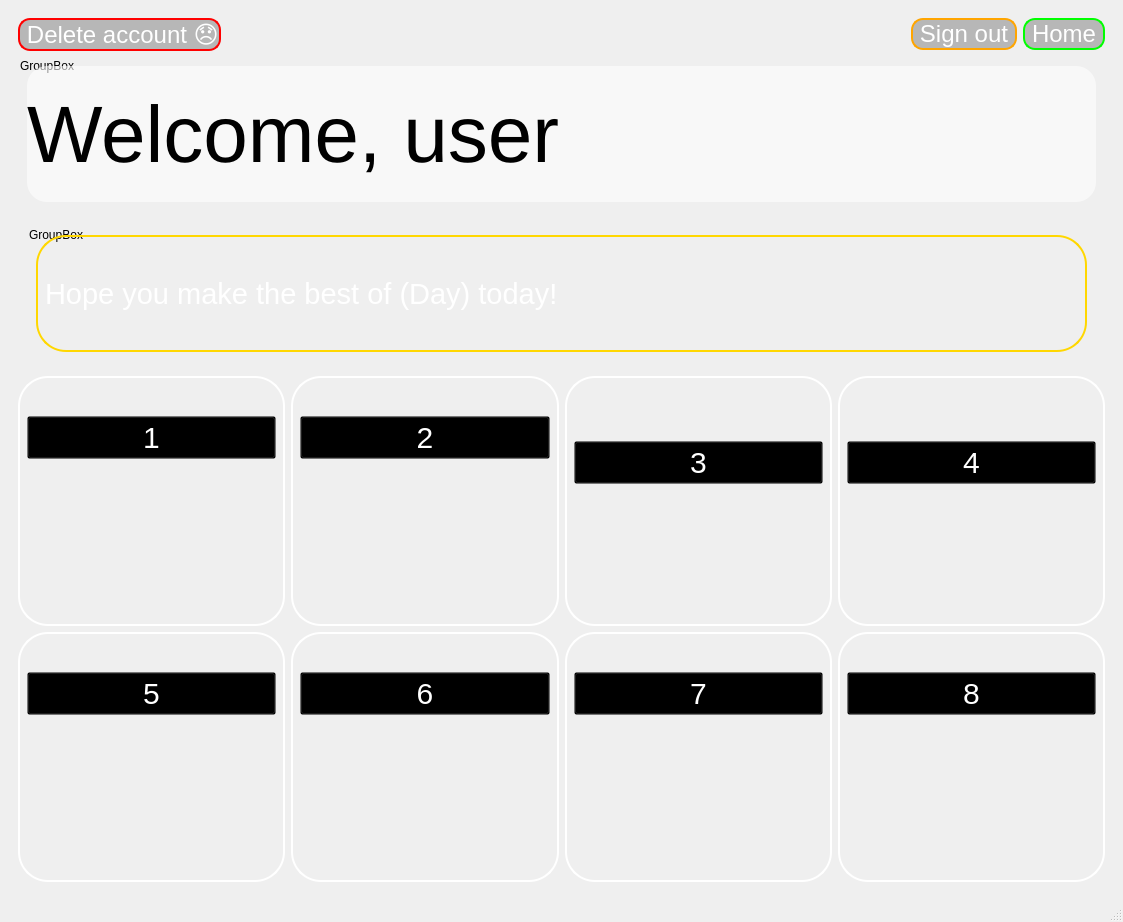
<?xml version="1.0" encoding="UTF-8"?>
<ui version="4.0">
 <class>MainWindow</class>
 <widget class="QMainWindow" name="MainWindow">
  <property name="geometry">
   <rect>
    <x>0</x>
    <y>0</y>
    <width>1123</width>
    <height>922</height>
   </rect>
  </property>
  <property name="windowTitle">
   <string>MainWindow</string>
  </property>
  <widget class="QWidget" name="central_widget">
   <property name="styleSheet">
    <string notr="true">#central_widget {
 background: qlineargradient(x1:0, y1:0, x2:1, y2:1,
           stop:0 #4B0082, stop:0.5 #000000, stop:1 #4B0082);
}
QGroupBox {border: none;}</string>
   </property>
   <layout class="QHBoxLayout" name="horizontalLayout_6">
    <item>
     <widget class="QGroupBox" name="albums_boxlayout">
      <property name="sizePolicy">
       <sizepolicy hsizetype="Preferred" vsizetype="Expanding">
        <horstretch>0</horstretch>
        <verstretch>0</verstretch>
       </sizepolicy>
      </property>
      <property name="minimumSize">
       <size>
        <width>0</width>
        <height>100</height>
       </size>
      </property>
      <property name="maximumSize">
       <size>
        <width>16777215</width>
        <height>1000</height>
       </size>
      </property>
      <property name="styleSheet">
       <string notr="true">#groupBox {border: none;
}</string>
      </property>
      <property name="title">
       <string/>
      </property>
      <property name="flat">
       <bool>true</bool>
      </property>
      <layout class="QGridLayout" name="gridLayout_2">
       <item row="2" column="0">
        <widget class="QGroupBox" name="sign_out_btn_box">
         <property name="minimumSize">
          <size>
           <width>0</width>
           <height>80</height>
          </size>
         </property>
         <property name="styleSheet">
          <string notr="true">#groupBox {border: none;
}</string>
         </property>
         <property name="title">
          <string>GroupBox</string>
         </property>
         <layout class="QHBoxLayout" name="horizontalLayout">
          <item>
           <widget class="QLabel" name="label">
            <property name="minimumSize">
             <size>
              <width>0</width>
              <height>100</height>
             </size>
            </property>
            <property name="font">
             <font>
              <pointsize>60</pointsize>
             </font>
            </property>
            <property name="styleSheet">
             <string notr="true">QLabel{
 background-color: rgba(255, 255, 255, 150); 
 color: black;
border-radius:20px;
}


</string>
            </property>
            <property name="text">
             <string>Welcome, user</string>
            </property>
           </widget>
          </item>
         </layout>
        </widget>
       </item>
       <item row="0" column="0">
        <layout class="QHBoxLayout" name="albums_box_layout">
         <item>
          <widget class="QPushButton" name="delete_account_btn">
           <property name="font">
            <font>
             <pointsize>18</pointsize>
            </font>
           </property>
           <property name="styleSheet">
            <string notr="true"> border: 2px solid red;
 background-color: rgba(128, 128, 128, 128);
color: white;
border-radius:12px;

</string>
           </property>
           <property name="text">
            <string> Delete account 😞</string>
           </property>
          </widget>
         </item>
         <item>
          <spacer name="horizontalSpacer">
           <property name="orientation">
            <enum>Qt::Horizontal</enum>
           </property>
           <property name="sizeHint" stdset="0">
            <size>
             <width>40</width>
             <height>20</height>
            </size>
           </property>
          </spacer>
         </item>
         <item>
          <widget class="QPushButton" name="sign_out_btn">
           <property name="font">
            <font>
             <pointsize>18</pointsize>
            </font>
           </property>
           <property name="styleSheet">
            <string notr="true"> border: 2px solid orange	;
 background-color: rgba(128, 128, 128, 128);
color: white;
border-radius:12px;

</string>
           </property>
           <property name="text">
            <string> Sign out </string>
           </property>
          </widget>
         </item>
         <item>
          <widget class="QPushButton" name="home_btn">
           <property name="font">
            <font>
             <pointsize>18</pointsize>
            </font>
           </property>
           <property name="styleSheet">
            <string notr="true"> border: 2px solid lime;
 background-color: rgba(128, 128, 128, 128);
color: white;
border-radius:12px;

</string>
           </property>
           <property name="text">
            <string> Home </string>
           </property>
          </widget>
         </item>
        </layout>
       </item>
       <item row="4" column="0">
        <widget class="QGroupBox" name="top_btns_box">
         <property name="minimumSize">
          <size>
           <width>0</width>
           <height>100</height>
          </size>
         </property>
         <property name="styleSheet">
          <string notr="true">QGroupBox {border: none;}</string>
         </property>
         <property name="title">
          <string/>
         </property>
         <property name="flat">
          <bool>true</bool>
         </property>
         <layout class="QHBoxLayout" name="horizontalLayout_3">
          <item>
           <widget class="QGroupBox" name="groupBox_3">
            <property name="title">
             <string>GroupBox</string>
            </property>
            <layout class="QVBoxLayout" name="verticalLayout">
             <item>
              <widget class="QLabel" name="user_info_label">
               <property name="minimumSize">
                <size>
                 <width>0</width>
                 <height>100</height>
                </size>
               </property>
               <property name="font">
                <font>
                 <pointsize>22</pointsize>
                </font>
               </property>
               <property name="styleSheet">
                <string notr="true"> border: 2px solid gold; 
border-radius: 30px;
color: white;</string>
               </property>
               <property name="text">
                <string>Hope you make the best of (Day) today!</string>
               </property>
              </widget>
             </item>
            </layout>
           </widget>
          </item>
         </layout>
        </widget>
       </item>
       <item row="5" column="0" rowspan="2">
        <layout class="QGridLayout" name="album_grid">
         <item row="0" column="3">
          <widget class="QGroupBox" name="groupBox_6">
           <property name="minimumSize">
            <size>
             <width>0</width>
             <height>250</height>
            </size>
           </property>
           <property name="styleSheet">
            <string notr="true">QGroupBox{ 
border: 2px solid white;
 border-radius: 30px;
color: white;

}


</string>
           </property>
           <property name="title">
            <string/>
           </property>
           <layout class="QVBoxLayout" name="verticalLayout_9">
            <item>
             <widget class="QPushButton" name="playlist_btn_4">
              <property name="styleSheet">
               <string notr="true">font-size: 30px;
color:white;
background-color: transparent;</string>
              </property>
              <property name="text">
               <string>4</string>
              </property>
             </widget>
            </item>
            <item>
             <widget class="QPushButton" name="play_btn_4">
              <property name="minimumSize">
               <size>
                <width>0</width>
                <height>0</height>
               </size>
              </property>
              <property name="maximumSize">
               <size>
                <width>16777215</width>
                <height>16777215</height>
               </size>
              </property>
              <property name="styleSheet">
               <string notr="true">background-color:transparent;
qproperty-iconSize: 80px;
 border-radius: 30px;



</string>
              </property>
              <property name="text">
               <string/>
              </property>
              <property name="icon">
               <iconset resource="../resource_file.qrc">
                <normaloff>:/images/white_play_button_transparent.png</normaloff>:/images/white_play_button_transparent.png</iconset>
              </property>
             </widget>
            </item>
           </layout>
          </widget>
         </item>
         <item row="0" column="2">
          <widget class="QGroupBox" name="groupBox_7">
           <property name="styleSheet">
            <string notr="true">QGroupBox{ 
border: 2px solid white;
 border-radius: 30px;
color: white;

}


</string>
           </property>
           <property name="title">
            <string/>
           </property>
           <layout class="QVBoxLayout" name="verticalLayout_8">
            <item>
             <widget class="QPushButton" name="playlist_btn_3">
              <property name="styleSheet">
               <string notr="true">font-size: 30px;
color:white;
background-color: transparent;</string>
              </property>
              <property name="text">
               <string>3</string>
              </property>
             </widget>
            </item>
            <item>
             <widget class="QPushButton" name="play_btn_3">
              <property name="minimumSize">
               <size>
                <width>0</width>
                <height>0</height>
               </size>
              </property>
              <property name="maximumSize">
               <size>
                <width>16777215</width>
                <height>16777215</height>
               </size>
              </property>
              <property name="styleSheet">
               <string notr="true">background-color:transparent;
qproperty-iconSize: 80px;
 border-radius: 30px;



</string>
              </property>
              <property name="text">
               <string/>
              </property>
              <property name="icon">
               <iconset resource="../resource_file.qrc">
                <normaloff>:/images/white_play_button_transparent.png</normaloff>:/images/white_play_button_transparent.png</iconset>
              </property>
             </widget>
            </item>
           </layout>
          </widget>
         </item>
         <item row="1" column="3">
          <widget class="QGroupBox" name="groupBox">
           <property name="minimumSize">
            <size>
             <width>0</width>
             <height>250</height>
            </size>
           </property>
           <property name="styleSheet">
            <string notr="true">QGroupBox{ 
border: 2px solid white;
 border-radius: 30px;
color: white;

}


</string>
           </property>
           <property name="title">
            <string/>
           </property>
           <layout class="QVBoxLayout" name="verticalLayout_2">
            <item>
             <widget class="QPushButton" name="playlist_btn_8">
              <property name="minimumSize">
               <size>
                <width>0</width>
                <height>0</height>
               </size>
              </property>
              <property name="styleSheet">
               <string notr="true">font-size: 30px;
color:white;
background-color: transparent;</string>
              </property>
              <property name="text">
               <string>8</string>
              </property>
             </widget>
            </item>
            <item>
             <widget class="QPushButton" name="play_btn_8">
              <property name="minimumSize">
               <size>
                <width>0</width>
                <height>90</height>
               </size>
              </property>
              <property name="maximumSize">
               <size>
                <width>16777215</width>
                <height>16777215</height>
               </size>
              </property>
              <property name="styleSheet">
               <string notr="true">background-color:transparent;
qproperty-iconSize: 80px;
 border-radius: 30px;



</string>
              </property>
              <property name="text">
               <string/>
              </property>
              <property name="icon">
               <iconset resource="../resource_file.qrc">
                <normaloff>:/images/white_play_button_transparent.png</normaloff>:/images/white_play_button_transparent.png</iconset>
              </property>
             </widget>
            </item>
           </layout>
          </widget>
         </item>
         <item row="1" column="1">
          <widget class="QGroupBox" name="groupBox_4">
           <property name="styleSheet">
            <string notr="true">QGroupBox{ 
border: 2px solid white;
 border-radius: 30px;
color: white;

}


</string>
           </property>
           <property name="title">
            <string/>
           </property>
           <layout class="QVBoxLayout" name="verticalLayout_4">
            <item>
             <widget class="QPushButton" name="playlist_btn_6">
              <property name="styleSheet">
               <string notr="true">font-size: 30px;
color:white;
background-color: transparent;</string>
              </property>
              <property name="text">
               <string>6</string>
              </property>
             </widget>
            </item>
            <item>
             <widget class="QPushButton" name="play_btn_6">
              <property name="minimumSize">
               <size>
                <width>0</width>
                <height>90</height>
               </size>
              </property>
              <property name="maximumSize">
               <size>
                <width>16777215</width>
                <height>16777215</height>
               </size>
              </property>
              <property name="styleSheet">
               <string notr="true">background-color:transparent;
qproperty-iconSize: 80px;
 border-radius: 30px;



</string>
              </property>
              <property name="text">
               <string/>
              </property>
              <property name="icon">
               <iconset resource="../resource_file.qrc">
                <normaloff>:/images/white_play_button_transparent.png</normaloff>:/images/white_play_button_transparent.png</iconset>
              </property>
             </widget>
            </item>
           </layout>
          </widget>
         </item>
         <item row="0" column="1">
          <widget class="QGroupBox" name="groupBox_8">
           <property name="styleSheet">
            <string notr="true">QGroupBox{ 
border: 2px solid white;
 border-radius: 30px;
color: white;

}


</string>
           </property>
           <property name="title">
            <string/>
           </property>
           <layout class="QVBoxLayout" name="verticalLayout_7">
            <item>
             <widget class="QPushButton" name="playlist_btn_2">
              <property name="styleSheet">
               <string notr="true">font-size: 30px;
color:white;
background-color: transparent;</string>
              </property>
              <property name="text">
               <string>2</string>
              </property>
             </widget>
            </item>
            <item>
             <widget class="QPushButton" name="play_btn_2">
              <property name="minimumSize">
               <size>
                <width>0</width>
                <height>90</height>
               </size>
              </property>
              <property name="maximumSize">
               <size>
                <width>16777215</width>
                <height>16777215</height>
               </size>
              </property>
              <property name="styleSheet">
               <string notr="true">background-color:transparent;
qproperty-iconSize: 80px;
 border-radius: 30px;



</string>
              </property>
              <property name="text">
               <string/>
              </property>
              <property name="icon">
               <iconset resource="../resource_file.qrc">
                <normaloff>:/images/white_play_button_transparent.png</normaloff>:/images/white_play_button_transparent.png</iconset>
              </property>
             </widget>
            </item>
           </layout>
          </widget>
         </item>
         <item row="1" column="2">
          <widget class="QGroupBox" name="groupBox_2">
           <property name="minimumSize">
            <size>
             <width>0</width>
             <height>200</height>
            </size>
           </property>
           <property name="styleSheet">
            <string notr="true">QGroupBox{ 
border: 2px solid white;
 border-radius: 30px;
color: white;

}


</string>
           </property>
           <property name="title">
            <string/>
           </property>
           <layout class="QVBoxLayout" name="verticalLayout_5">
            <item>
             <widget class="QPushButton" name="playlist_btn_7">
              <property name="styleSheet">
               <string notr="true">font-size: 30px;
color:white;
background-color: transparent;</string>
              </property>
              <property name="text">
               <string>7</string>
              </property>
             </widget>
            </item>
            <item>
             <widget class="QPushButton" name="play_btn_7">
              <property name="minimumSize">
               <size>
                <width>0</width>
                <height>90</height>
               </size>
              </property>
              <property name="maximumSize">
               <size>
                <width>16777215</width>
                <height>16777215</height>
               </size>
              </property>
              <property name="styleSheet">
               <string notr="true">background-color:transparent;
qproperty-iconSize: 80px;
 border-radius: 30px;



</string>
              </property>
              <property name="text">
               <string/>
              </property>
              <property name="icon">
               <iconset resource="../resource_file.qrc">
                <normaloff>:/images/white_play_button_transparent.png</normaloff>:/images/white_play_button_transparent.png</iconset>
              </property>
             </widget>
            </item>
           </layout>
          </widget>
         </item>
         <item row="1" column="0">
          <widget class="QGroupBox" name="groupBox_5">
           <property name="styleSheet">
            <string notr="true">QGroupBox{ 
border: 2px solid white;
 border-radius: 30px;
color: white;

}


</string>
           </property>
           <property name="title">
            <string/>
           </property>
           <layout class="QVBoxLayout" name="verticalLayout_3">
            <item>
             <widget class="QPushButton" name="playlist_btn_5">
              <property name="styleSheet">
               <string notr="true">font-size: 30px;
color:white;
background-color: transparent;</string>
              </property>
              <property name="text">
               <string>5</string>
              </property>
             </widget>
            </item>
            <item>
             <widget class="QPushButton" name="play_btn_5">
              <property name="minimumSize">
               <size>
                <width>0</width>
                <height>90</height>
               </size>
              </property>
              <property name="maximumSize">
               <size>
                <width>16777215</width>
                <height>16777215</height>
               </size>
              </property>
              <property name="styleSheet">
               <string notr="true">background-color:transparent;
qproperty-iconSize: 80px;
 border-radius: 30px;



</string>
              </property>
              <property name="text">
               <string/>
              </property>
              <property name="icon">
               <iconset resource="../resource_file.qrc">
                <normaloff>:/images/white_play_button_transparent.png</normaloff>:/images/white_play_button_transparent.png</iconset>
              </property>
             </widget>
            </item>
           </layout>
          </widget>
         </item>
         <item row="0" column="0">
          <widget class="QGroupBox" name="groupBox_9">
           <property name="styleSheet">
            <string notr="true">QGroupBox{ 
border: 2px solid white;
 border-radius: 30px;
color: white;

}


</string>
           </property>
           <property name="title">
            <string/>
           </property>
           <layout class="QVBoxLayout" name="verticalLayout_6">
            <item>
             <widget class="QPushButton" name="playlist_btn_1">
              <property name="styleSheet">
               <string notr="true">font-size: 30px;
color:white;
background-color: transparent;</string>
              </property>
              <property name="text">
               <string>1</string>
              </property>
             </widget>
            </item>
            <item>
             <widget class="QPushButton" name="play_btn_1">
              <property name="minimumSize">
               <size>
                <width>0</width>
                <height>90</height>
               </size>
              </property>
              <property name="maximumSize">
               <size>
                <width>16777215</width>
                <height>16777215</height>
               </size>
              </property>
              <property name="styleSheet">
               <string notr="true">background-color:transparent;
qproperty-iconSize: 80px;
 border-radius: 30px;



</string>
              </property>
              <property name="text">
               <string/>
              </property>
              <property name="icon">
               <iconset resource="../resource_file.qrc">
                <normaloff>:/images/white_play_button_transparent.png</normaloff>:/images/white_play_button_transparent.png</iconset>
              </property>
             </widget>
            </item>
           </layout>
          </widget>
         </item>
        </layout>
       </item>
      </layout>
     </widget>
    </item>
   </layout>
  </widget>
  <widget class="QMenuBar" name="menubar">
   <property name="geometry">
    <rect>
     <x>0</x>
     <y>0</y>
     <width>1123</width>
     <height>21</height>
    </rect>
   </property>
  </widget>
  <widget class="QStatusBar" name="statusbar"/>
 </widget>
 <resources>
  <include location="../resource_file.qrc"/>
 </resources>
 <connections/>
</ui>
